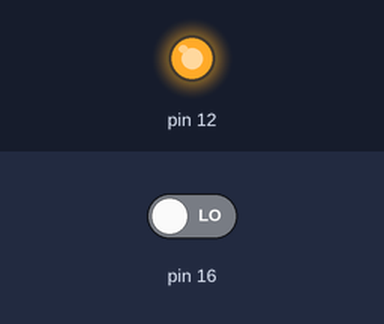
Recording of a sketch running on a simulated Arduino Uno, built with avr-gcc and run on an emulated ATmega328P. On the bench: output pins drawn as LEDs (lit = HIGH). The test bench sets the inputs (shaded band); at power-on: pin 16 LOW.

Above: at 1.2 s.
1.3 s: pin 16 driven HIGH
At 1.6 s:
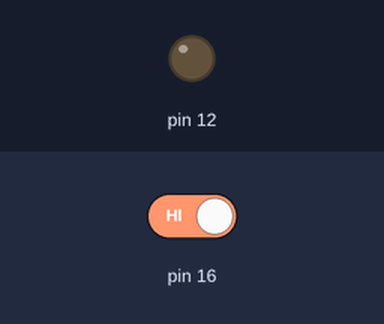
2.8 s: pin 16 driven LOW
At 4.0 s:
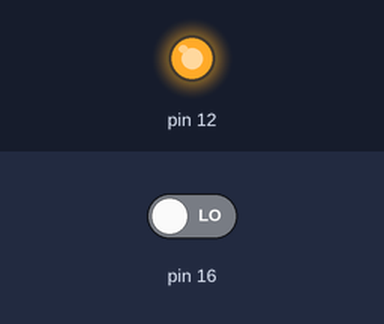
Timing chart, 0 to 5.8 s (numbered marks = the images above; inputs shaded):
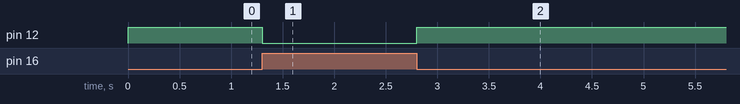

The sketch:

LED_Button.ino
```cpp
void setup() {
  pinMode(12,OUTPUT);
  pinMode(16,INPUT);
}

void loop() {
  bool buttonState = digitalRead(16);

  digitalWrite(12,!buttonState);

  //Or use a IF statement

//  if(buttonState == LOW){
//    digitalWrite(12,HIGH);
//  }else{
//    digitalWrite(12,LOW);
//  }
}
```

Measured:
- after the input at 1.3 s, pin 12: HIGH → LOW at once
- after the input at 2.8 s, pin 12: LOW → HIGH at once
